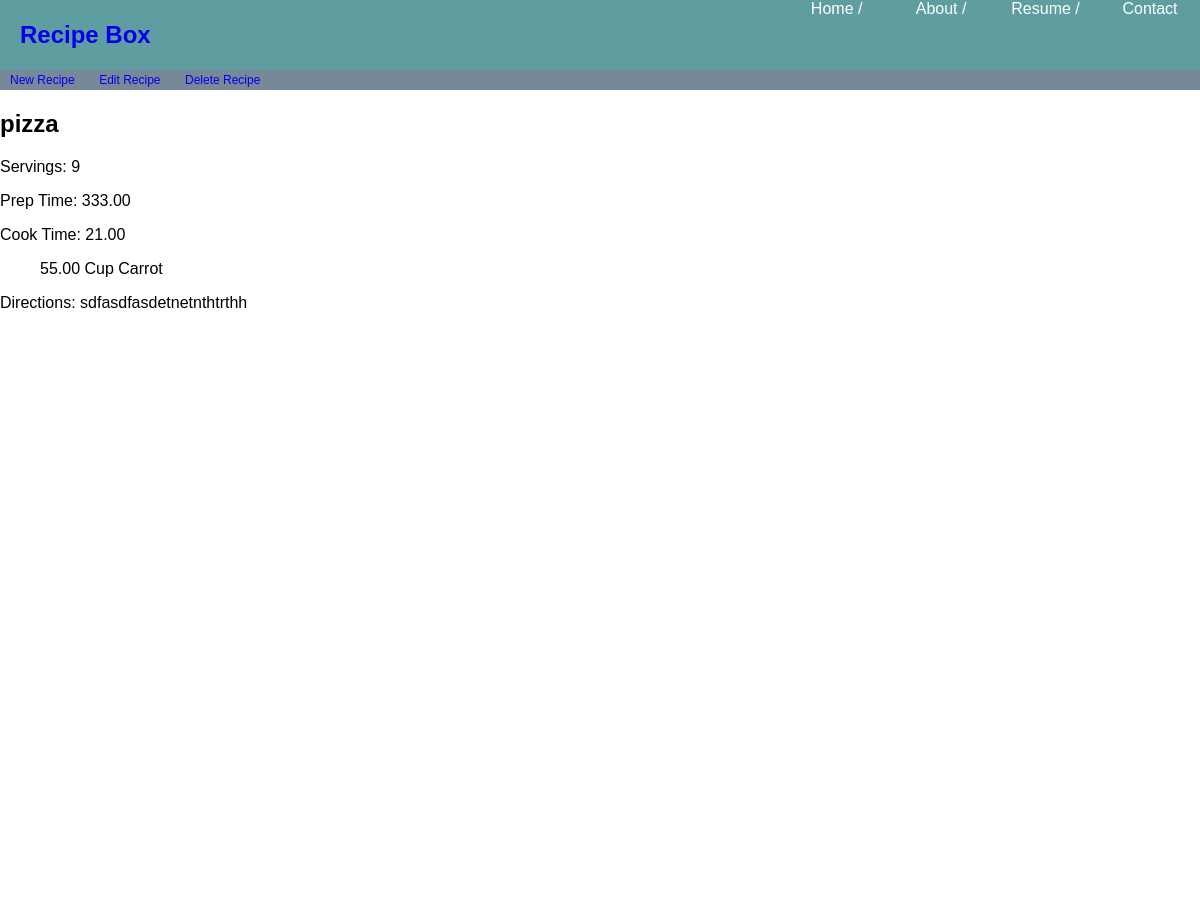
The page /recipe/4/ (upper part) on the database as committed earlier.
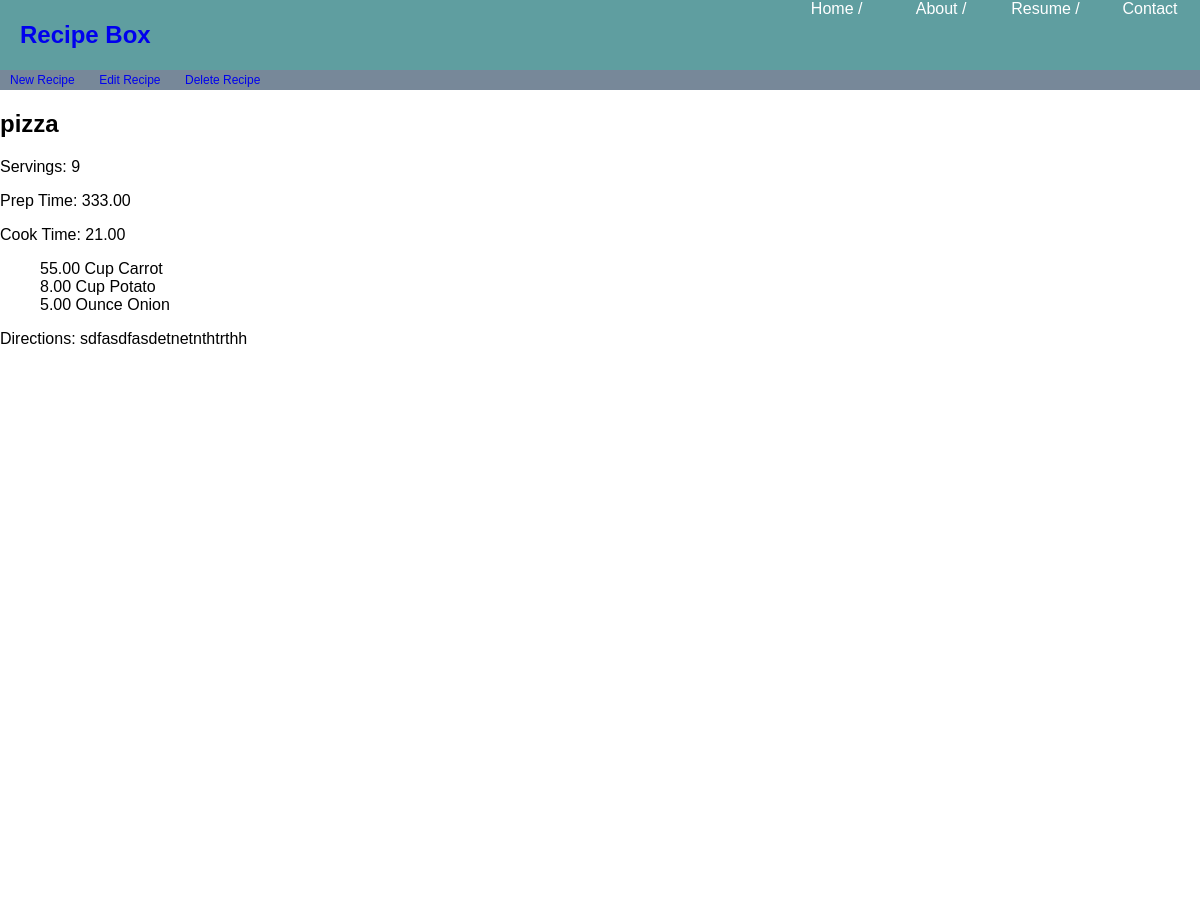
The same page on the database as committed later.
### recipe_store/models.py (models this page shows, shortened)
class Recipe(models.Model):
    ITALIAN = 'IT'
    ASIAN = 'AS'
    AMERICAN = 'AM'
    TYPE_CHOICES = [
        (ITALIAN, 'Italian'),
        (ASIAN, 'Asian'),
        (AMERICAN, 'American')
    ]
    name = models.CharField(max_length = 100)
    type = models.CharField(max_length = 20, choices = TYPE_CHOICES, default = AMERICAN)
    servings = models.IntegerField()
    prep_time = models.DecimalField(decimal_places=2, max_digits=5)
    cook_time = models.DecimalField(decimal_places=2, max_digits=5)
    ingredients = models.ManyToManyField(Ingredient, through='RecipeIngredient')
    directions = models.TextField()

class RecipeIngredient(models.Model):
    recipe = models.ForeignKey(Recipe, on_delete = models.CASCADE)
    ingredient = models.ForeignKey(Ingredient, on_delete = models.CASCADE)
    quantity = models.DecimalField(decimal_places=2, max_digits=4)
    units = models.ForeignKey(Unit, on_delete=models.CASCADE)

class Unit(models.Model):
    name = models.CharField(max_length = 20)
    abbreviation = models.CharField(max_length = 5)
    def __str__(self):
        return self.name

class Ingredient(models.Model):
    name = models.CharField(max_length = 40)
    def __str__(self):
        return self.name

### recipe_store/views.py (the view)
# urls.py: path('recipe/<int:pk>/', RecipeDetailView.as_view(), name='recipe_detail'),
class RecipeDetailView(DetailView):
    model = Recipe
    template_name = 'recipe_detail.html'

### templates/recipe_detail.html
{% extends 'base.html' %}
{%block content %}
    <div class="submenu">
        <a href="{% url 'recipe_new' %}">New Recipe</a>
        <a href="{% url 'recipe_edit' recipe.id %}">Edit Recipe</a>
        <a href="{% url 'recipe_delete' recipe.id %}">Delete Recipe</a>
    </div>
    <main>
        <div class="recipe-detail">
            <h2>{{ recipe.name }}</h2>
            <p>Servings: {{ recipe.servings }}</p>
            <p>Prep Time: {{ recipe.prep_time }}</p>
            <p>Cook Time: {{ recipe.cook_time }}</p>
            <ul>
                {% for recipeingredient in recipe.recipeingredient_set.all %}
                    {{recipeingredient.quantity}} {{recipeingredient.units}} {{recipeingredient.ingredient}}<br>
                {% empty %}
                    <p>No ingredients</p>
                {% endfor %}
            </ul>
            <p>Directions: {{ recipe.directions }}</p>
        </div>
    </main>
{% endblock content %}

### templates/base.html (shortened to what this page needs)
{% load static %}
<!DOCTYPE html>
<html>
    <head>
        <link href="{% static 'recipe_store/css/base.css' %}" rel="stylesheet">
    </head>
    <body>
        <header>
            <nav>
                <h2><a href="{% url 'home' %}" style="text-decoration: none;">Recipe Box</a></h2>
                <ul class='links'>
                    <li><a href="#">Home / </a></li>
                    <li><a href="#">About / </a></li>
                    <li><a href="#"">Resume / </a></li>
                    <li><a href="#">Contact</a></li>
                </ul>
            </nav>
        </header>
        {% block content %}
        {% endblock content %}
    </body>
</html>

### recipe_store/static/recipe_store/css/base.css (style rules this page uses)
header { position: fixed; width: 100%; height: 70px; top: 0px; background-color: cadetblue; z-index: 11; }
body { margin: 0 auto; height: 2000px; font-family: Helvetica; }
main { top: 90px; height: auto; position: relative; }
nav ul { margin: 0; height: 70px; }
nav li { display: inline-block; color: white; height: 16px; width: 100px; text-align: center; margin: 0px 0; border: none; }
nav li a { color: white; text-decoration-line: none; }
.submenu { position: fixed; width: 100%; height: 20px; top: 70px; background-color: lightslategray; z-index: 10; }
.submenu a { text-decoration-line: none; margin: 0px 10px; font-size: 12px; }
.links { float: right; }
header h2 { display: inline-block; box-sizing: border-box; width: 200; margin: 21px 0; margin-left: 20px; color: white; }

Rows that differ between the two databases and show on the page:
added RecipeIngredient: quantity "8.00", units "Cup", ingredient "Potato"
added RecipeIngredient: quantity "5.00", units "Ounce", ingredient "Onion"
